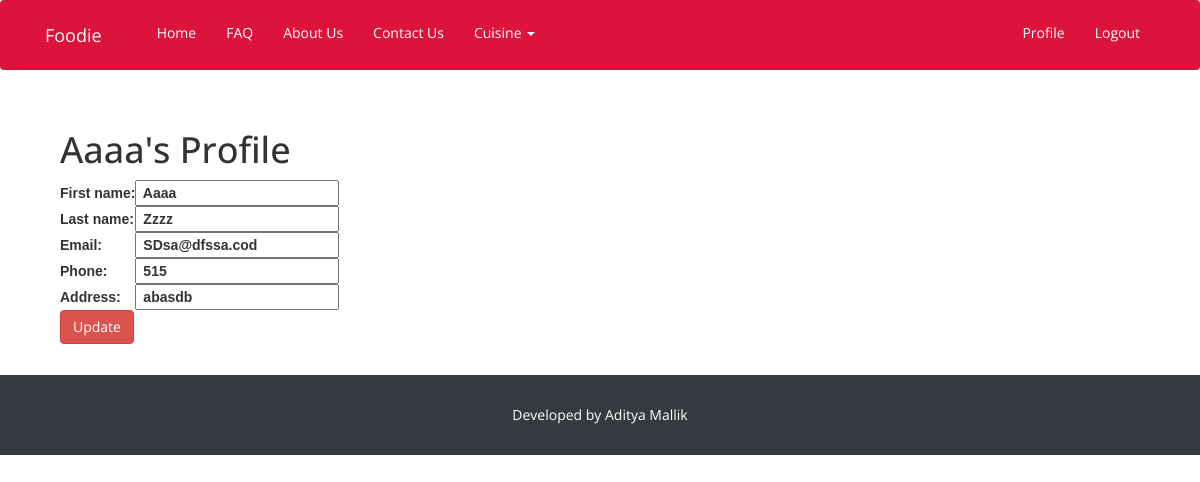
Screenshot of /profileEdit.php (signed in) with the database file from the repository.
### tables this page shows
CREATE TABLE `user` (
  `sl` int(128) NOT NULL,
  `fname` varchar(256) NOT NULL,
  `lname` varchar(256) NOT NULL,
  `address` varchar(256) NOT NULL,
  `email` varchar(256) NOT NULL,
  `phone` int(128) NOT NULL,
  `username` varchar(200) NOT NULL,
  `password` varchar(256) NOT NULL,
  `image` longblob NOT NULL,
  `imagename` varchar(180) NOT NULL
);

### profileEdit.php (the view, shortened to what this page needs)
<!DOCTYPE html>
<html lang="en">
  <head>
  </head>
  <body>
       <?php
include "nav.php";
?>
    <section class="py-5">
      <div class="container">
    <div class="container">
    <div class="fb-profile">
        <div class="fb-profile-text">
<?php
include_once 'connect.php';
$sql = "SELECT * FROM user WHERE username = '$_SESSION[username]'" ;
$result = mysqli_query($conn,$sql);
$row = mysqli_fetch_array($result);
?>
            <h1><?php echo "$row[fname]"; ?>'s Profile</h1>
            <form action="editProcess.php" method="post">
            <table style="border: none; font-family:Arial;font-weight: bold">
            	<tr>
            		<td> First name:</td>
            		<td>
                        <input type="text" name="fname" value="<?php echo " $row[fname]"; ?>">
                    </td>
            	</tr>
                <tr>
                    <td> Last name:</td>
                    <td>
                        <input type="text" name="lname" value="<?php echo " $row[lname]"; ?>">
                    </td>
                </tr>
            	<tr>
            		<td> Email:</td>
            		<td>
                        <input type="text" name="email" value="<?php echo " $row[email]"; ?>">
                    </td>
            	</tr>
            	<tr>
                    <td> Phone:</td>
                    <td><input type="text" name="phone" value="<?php echo " $row[phone]"; ?>"></td>
                </tr>
                <tr>
                    <td> Address:</td>
                    <td><input type="text" name="address" value="<?php echo " $row[address]"; ?>"></td>
                </tr>
	        </table>
            <button type="submit" class="btn btn-xl btn-danger" name="update" value="update">Update</button>
        </form>
        </div>
    </div>
</div>
	<div class ="col-md-3"></div>
    <div class="col-md-3">
    </div>
</div></section>
<?php
include "footer.php";
?>
  </body>
</html>
    <link href="assets/css/bootstrap.min.css" rel="stylesheet">
    <link href="assets/css/source.bootstrap.min.css" rel="stylesheet">
    <link href="assets/css/half-slider.css" rel="stylesheet">
    <link href="assets/css/index.css" rel="stylesheet">
    <link href="assets/css/profile.css" rel="stylesheet">

### assets/css/profile.css (style rules this page uses)
body { font-family: 'Open Sans', sans-serif; }

### rows the page displays
user: fname "Aaaa", lname "Zzzz", email "SDsa@dfssa.cod", phone "515", address "abasdb"
